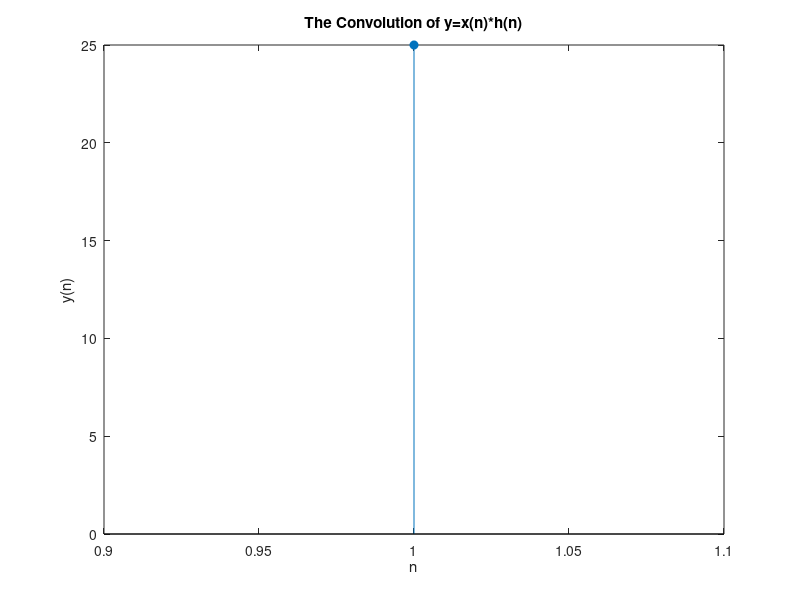

Recreate this plot in MATLAB.
clc;
close all;
clear all;

x=input("Enter the sequence of x:");
h=input("Enter the sequence of h:");
n1=input("Enter the index of x:");
n2=input("Enter the index of h:");

N1=length(n1);
N2=length(n2);

X=[x,zeros(1,N2-1)];
H=[h,zeros(1,N1-1)];

L=N1+N2-1;
disp("The Length of the Convolution is:");
disp(L);

y=zeros(1,L);

for i=1:L
    for j=1:N1
        if (i-j+1>0) && (i-j+1<=N2)
            y(i)=y(i)+X(j)*H(i-j+1);
        end
    end
end

disp("The Convolution of y:");
disp(y);
stem(y,"filled");
xlabel("n");
ylabel("y(n)");
title("The Convolution of y=x(n)*h(n)");
